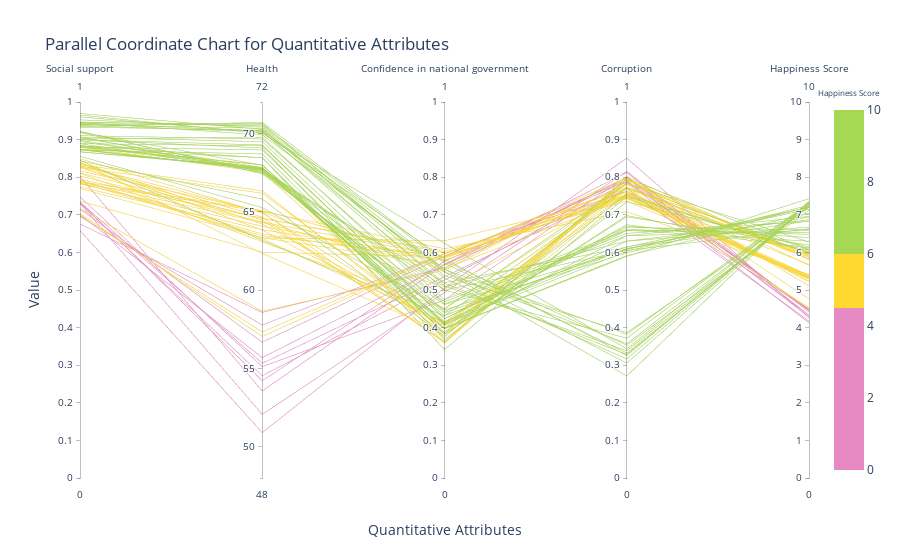

Notebook cell for this chart:
### Markdown cell above
## Plot

### Code cell
# set the color
colorscale = [[0, 'rgb(231, 138, 195)'], [0.45, 'rgb(231, 138, 195)'], [0.45, 'rgb(255, 217, 47)'], [0.60, 'rgb(255, 217, 47)'], [0.60, 'rgb(166, 216, 84)'], [1, 'rgb(166, 216, 84)']]

fig = go.Figure(data=
    go.Parcoords(
        line = dict(color = continent_year_stats['Happiness Score'], #set happiness socre as legend
                   colorscale = colorscale, #set color
                   showscale = True,
                   cmin = 0, #make range
                   cmax = 10),
        dimensions = list([
            dict(range = [0,1], # make range 
                label = 'Social support', values = continent_year_stats['Social support']), #choose dimension
            dict(range = [48,72], # make range 
                label = 'Health', values = continent_year_stats['Health']), #choose dimension
            dict(range = [0,1], # make range 
                label = 'Confidence in national government', values = continent_year_stats['Confidence in national government']), #choose dimension
            dict(range = [0,1], # make range 
                label = 'Corruption', values = continent_year_stats['Corruption']), #choose dimension
            dict(range = [0,10], # make range 
                label = 'Happiness Score', values = continent_year_stats['Happiness Score'])])) #choose dimension
        )
fig.update_layout( # Set titles
    title='Parallel Coordinate Chart for Quantitative Attributes',
    xaxis=dict(title='Attribute'),
    yaxis=dict(title='Value'),
    legend=dict(title="Happiness Categories")
)
# Put x and y titles
fig.add_annotation(x=0.5, y=-0.16, text="Quantitative Attributes", showarrow=False, font=dict(size=14))
fig.add_annotation(x=-0.08, y=0.5, text="Value",
                   showarrow=False, font=dict(size=14), textangle=270)
fig.add_annotation(x=1.1, y=1.04, text="Happiness Score",
                   showarrow=False, font=dict(size=8))

fig.show()
